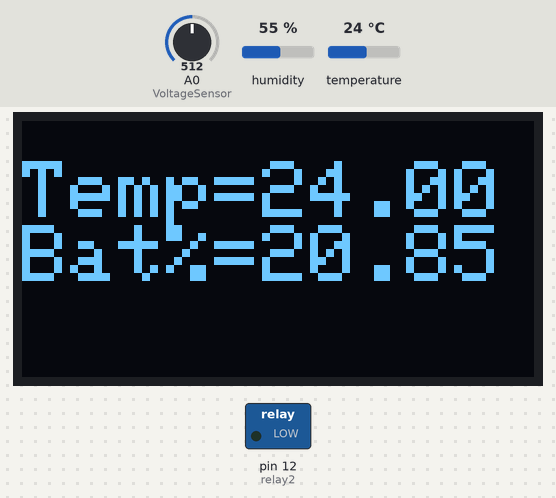
A sketch run on a simulated Arduino Uno, built with avr-gcc and run on an emulated ATmega328P. On the bench: 128×64 one-colour display, switched loads named in the sketch (green lamp = pin HIGH). The inputs (shaded band) are chosen by the test bench; at power-on: temperature 24 °C, A0 (VoltageSensor) = 512, humidity 55 %. What the sketch prints to the serial monitor is not drawn.

Above: at 2.9 s.
3.0 s: temperature set to 41 °C
At 4.6 s:
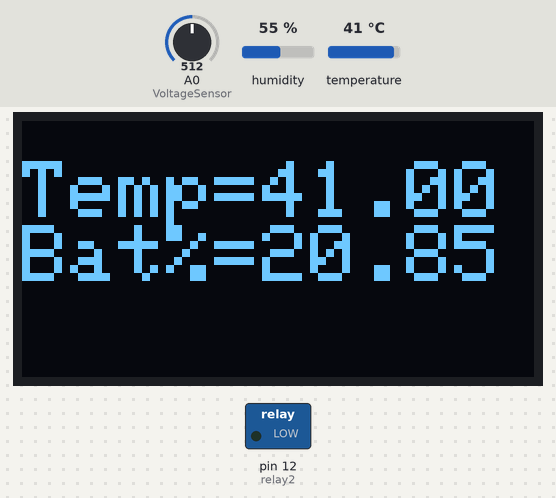
7.6 s: A0 (VoltageSensor) set to 716
At 9.3 s:
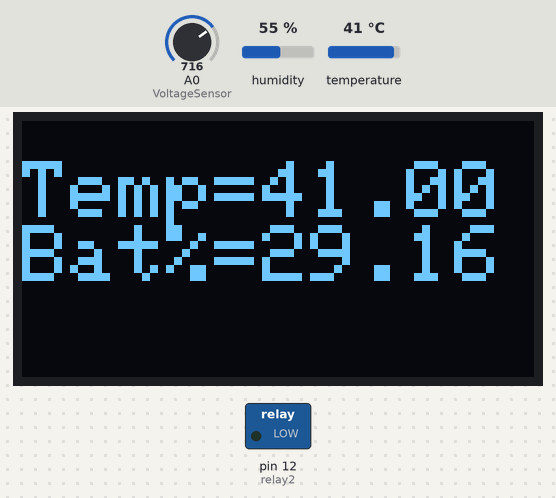
10.4 s: temperature set to 12 °C
At 12.8 s:
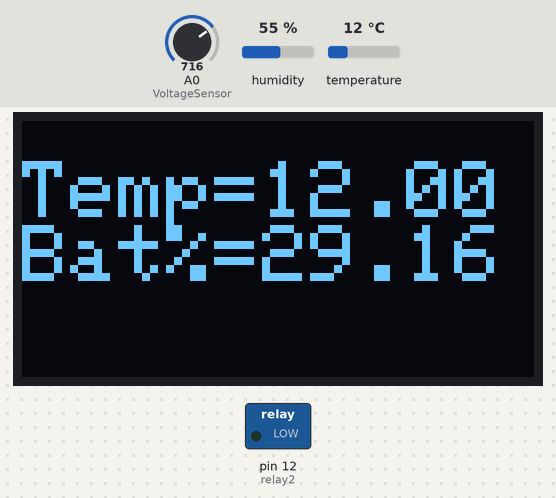
13.9 s: A0 (VoltageSensor) set to 900
At 15.1 s:
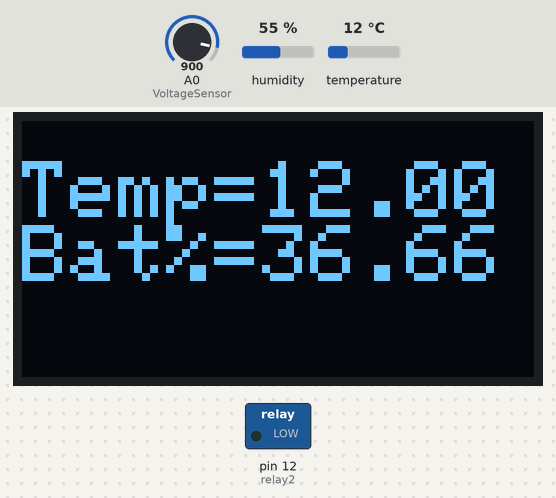
16.7 s: temperature set to 19 °C
At 19.7 s:
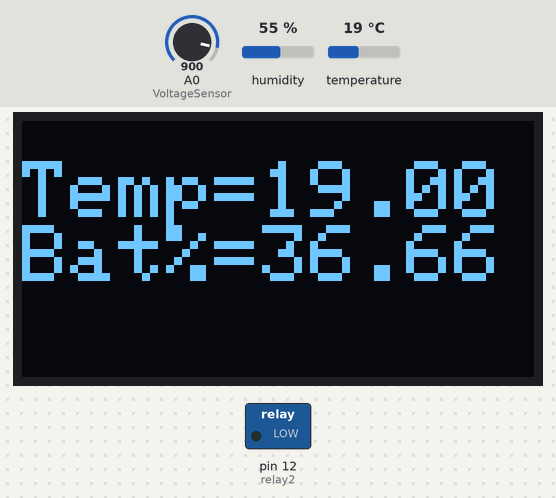
20.0 s: A0 (VoltageSensor) set to 1023
At 20.9 s:
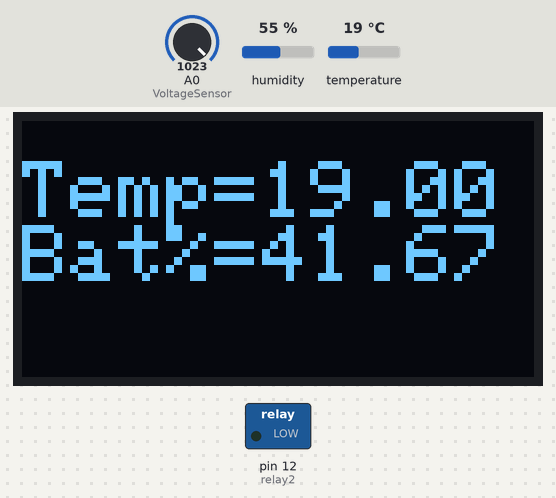
Timing chart, 0 to 23.0 s (numbered marks = the images above; inputs shaded):
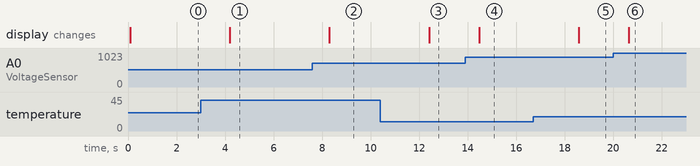

Measured:
- after the input at 3.0 s, the display: changes after 1.2 s (image 1)
- after the input at 7.6 s, the display: changes after 0.70 s (image 2)
- after the input at 10.4 s, the display: changes after 2.0 s (image 3)
- after the input at 13.9 s, the display: changes after 0.57 s (image 4)
- after the input at 16.7 s, the display: changes after 1.9 s (image 5)
- after the input at 20.0 s, the display: changes after 0.63 s (image 6)

The sketch:

turn_on_and_off_relay_based_on_temp.ino
```cpp
#include <Wire.h>
#include <Adafruit_GFX.h>
#include <Adafruit_SSD1306.h>


#include <dht.h>  // Include library
#define outPin           10  // Defines pin number to which the sensor is connected
#define relay1           11  //For Heat
#define relay2           12  //For cool
#define VoltageSensor    A0 //VOLTAGE SENSOR


#define SCREEN_WIDTH 128 // OLED display width,  in pixels
#define SCREEN_HEIGHT 64 // OLED display height, in pixels
dht DHT;      // Creates a DHT object
Adafruit_SSD1306 oled(SCREEN_WIDTH, SCREEN_HEIGHT, &Wire, -1);

float referenceVoltage = 5.0;
const float maxVoltage = 12.0;
float VoltageValue,voltage;
void setup() {
 Serial.begin(9600);
  pinMode(VoltageSensor,INPUT);
  pinMode(relay1,OUTPUT);
  pinMode(relay2,OUTPUT);
  // digitalWrite(relay1,LOW);
  // digitalWrite(relay2,LOW);
  if (!oled.begin(SSD1306_SWITCHCAPVCC, 0x3C)) {
    Serial.println(F("SSD1306 allocation failed"));
    while (true);
  }

}

void loop() {


  int readData = DHT.read11(outPin);

  float t = DHT.temperature;  // Read temperature
  float h = DHT.humidity;

  VoltageValue = analogRead(VoltageSensor);
  voltage      = VoltageValue * (referenceVoltage/1023);
float percentage = (voltage / maxVoltage) * 100;   // Convert voltage to percentage
  Serial.print("Batter Voltage = ");
  Serial.println(voltage);
  oled.clearDisplay();
  oled.setTextSize(2);          // text size
  oled.setTextColor(WHITE);     // text color
  oled.setCursor(0, 10);        // position to display
  oled.print("Temp="); // text to display
  oled.println(t);
  oled.print("Bat%="); // text to display
  oled.print(percentage);
  oled.display();               // show on OLED // Read humidity

  Serial.print("Temperature = ");
  Serial.print(t);
  Serial.print("°C | ");
  //Serial.print((t*9.0)/5.0+32.0); // Convert celsius to fahrenheit
  Serial.println("°F ");
  Serial.print("Humidity = ");
  Serial.print(h);
  Serial.println("% ");
  Serial.println("");
  Serial.print(percentage);
  Serial.println("%");
  delay (2000);// wait two seconds;


  //fot heat
  // if(t < 36 )
  // {
  //   pinMode(relay1,OUTPUT);
  //   pinMode(relay2,INPUT);

  //   //  digitalWrite(relay1,LOW);
  //   Serial.println("Relay 1 ON ");
  // }


   //....for cool
  if(t > 36)
  {
    pinMode(relay2,OUTPUT);
    pinMode(relay1,INPUT);
    // digitalWrite(relay2,LOW);
    Serial.println("Relay 2 ON ");
  }
   else
  {
    pinMode(relay1,INPUT);
    pinMode(relay2,INPUT);
    //  digitalWrite(relay1,HIGH);
    //  digitalWrite(relay2,HIGH);
    Serial.println("Relay 1 OFF");
    Serial.println("Relay 2 OFF");
  }

  // else if(t == 36 )
  // {
  //   pinMode(relay2,INPUT);
  //   // digitalWrite(relay2,LOW);

  //   Serial.println("Relay 2 OFF");
  // }
}
```
